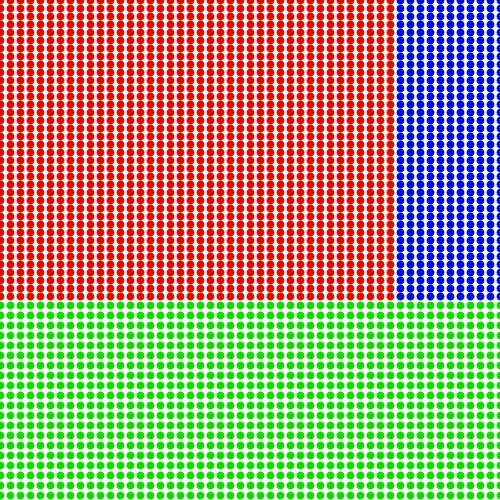
Frame 1 (no input)
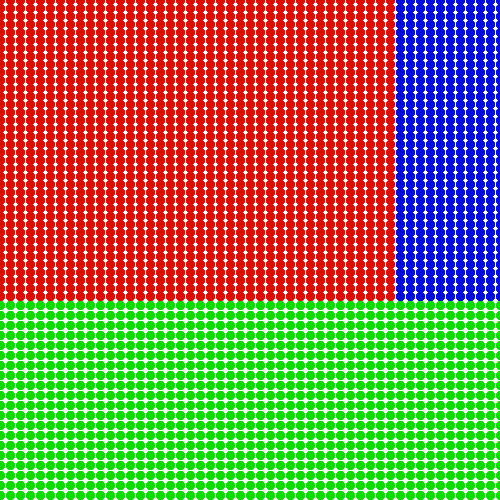
Frame 60 (the mouse pressed at the canvas centre just before this capture)
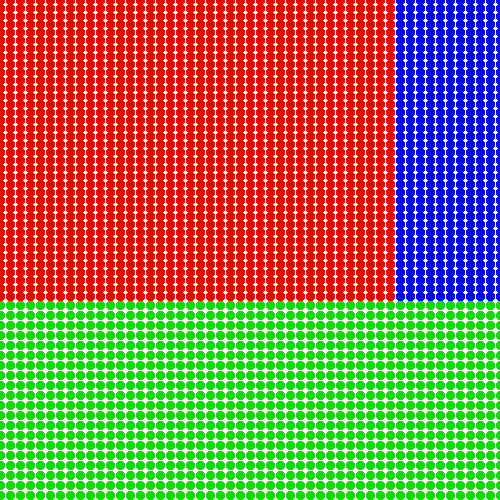
Frame 120 (the mouse held since frame 60 and released just before this capture)

The Processing sketch that drew these frames (run headless with seeded random() and noise(); from frame 60 on, the mouse is pressed at the canvas centre):

// Processing sketch: processing_184376
// ── processing_184376.pde

//for (int i = 0; i < 80; i = i+5) {
 // line(30, i, 80, i);
//}

void setup() {
  size(500,500);
  background(255);
}

void draw() {
  for (int i=0; i<400; i= i+10) {
    for (int j=0; j<300; j= j+8) {
      stroke(220,14,0);
      strokeWeight(8);
      point(i,j);
    }
  }
  for (int p=0; p<505; p=p+10) {
    for (int x=305; x<500; x=x+10) {
      stroke(14,220,0);
      strokeWeight(8);
      point(p,x);
    }
  }
  for (int o=400; o<505; o=o+10) {
    for (int w=0; w<303; w=w+8) {
      stroke(0,14,220);
      strokeWeight(8);
      point(o,w);
    }
  }
}
